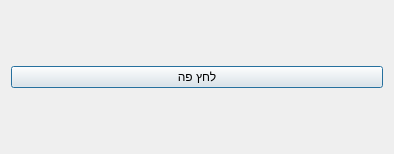
<?xml version="1.0" encoding="UTF-8"?>
<ui version="4.0">
 <class>testDlg</class>
 <widget class="QDialog" name="testDlg">
  <property name="geometry">
   <rect>
    <x>0</x>
    <y>0</y>
    <width>394</width>
    <height>154</height>
   </rect>
  </property>
  <property name="windowTitle">
   <string>Dialog</string>
  </property>
  <layout class="QHBoxLayout" name="horizontalLayout">
   <item>
    <widget class="QPushButton" name="pushButton1">
     <property name="text">
      <string>לחץ פה</string>
     </property>
    </widget>
   </item>
  </layout>
 </widget>
 <resources/>
 <connections/>
</ui>
